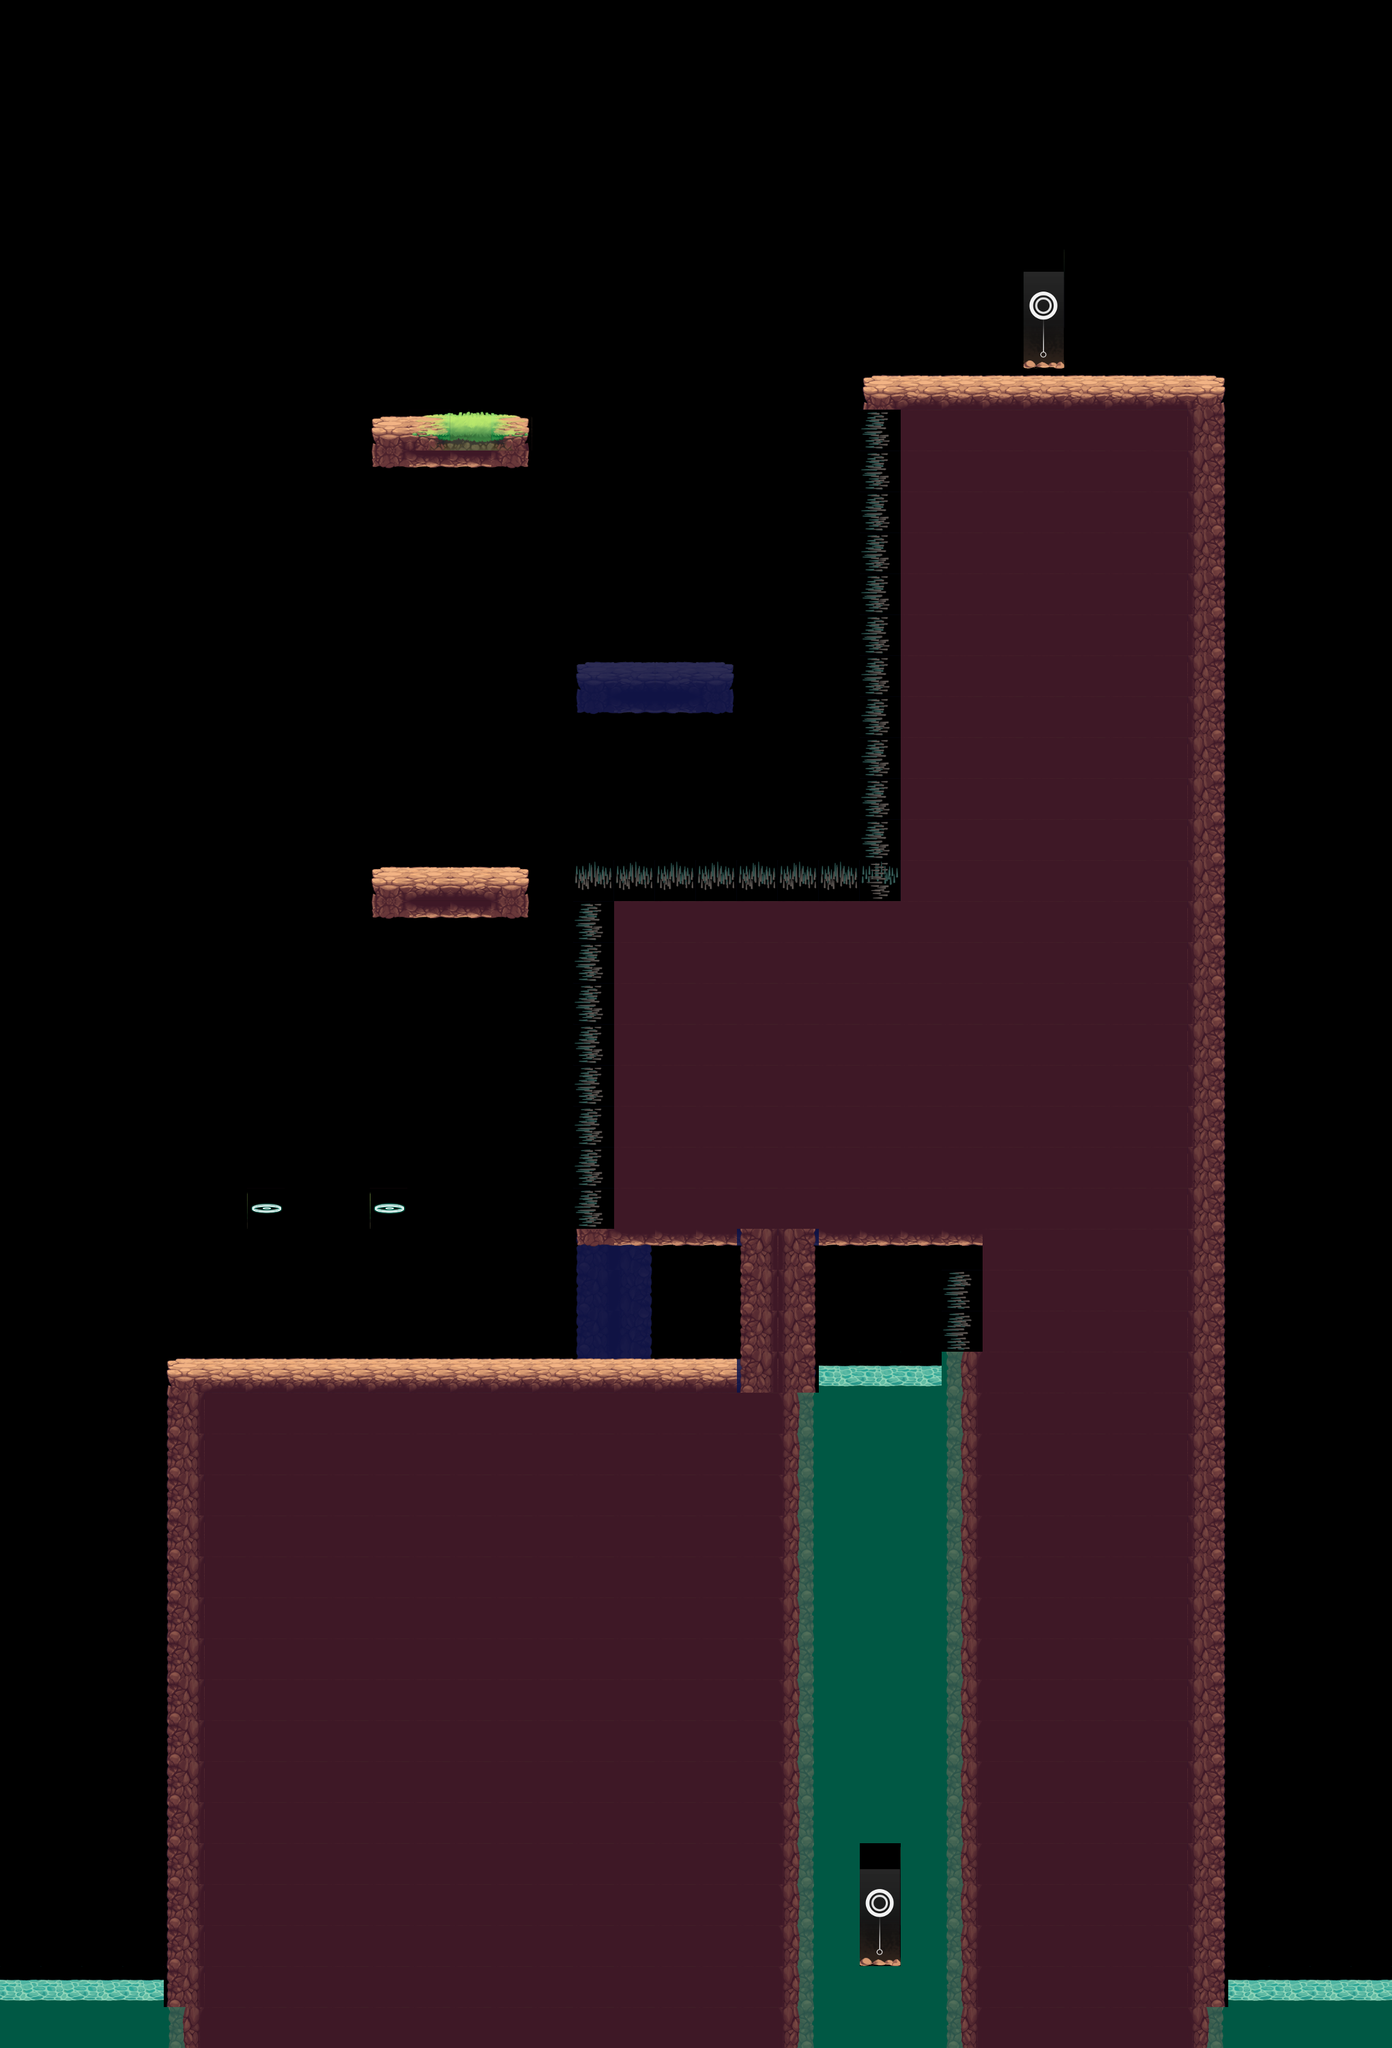

Rendered tile map (Tiled .tmx) drawn with the repository's tilesets; below, a short description and the map source with its tile grids summarised:
An orthogonal 34x50 tile map with 60x60 px tiles, 2 tile layers (darkWorld, lightWorld), 2 tilesets.

<map version="1.0" orientation="orthogonal" width="34" height="50" tilewidth="60" tileheight="60">
 <tileset firstgid="1" source="Light.tsx" />
 <tileset firstgid="65" source="Shadow.tsx" />
 <layer name="darkWorld" width="34" height="50">
  <data>[1700 cells, 715 non-empty, 15 distinct tile ids]</data>
 </layer>
 <layer name="lightWorld" width="34" height="50">
  <data>[1700 cells, 765 non-empty, 18 distinct tile ids]</data>
 </layer>
</map>
